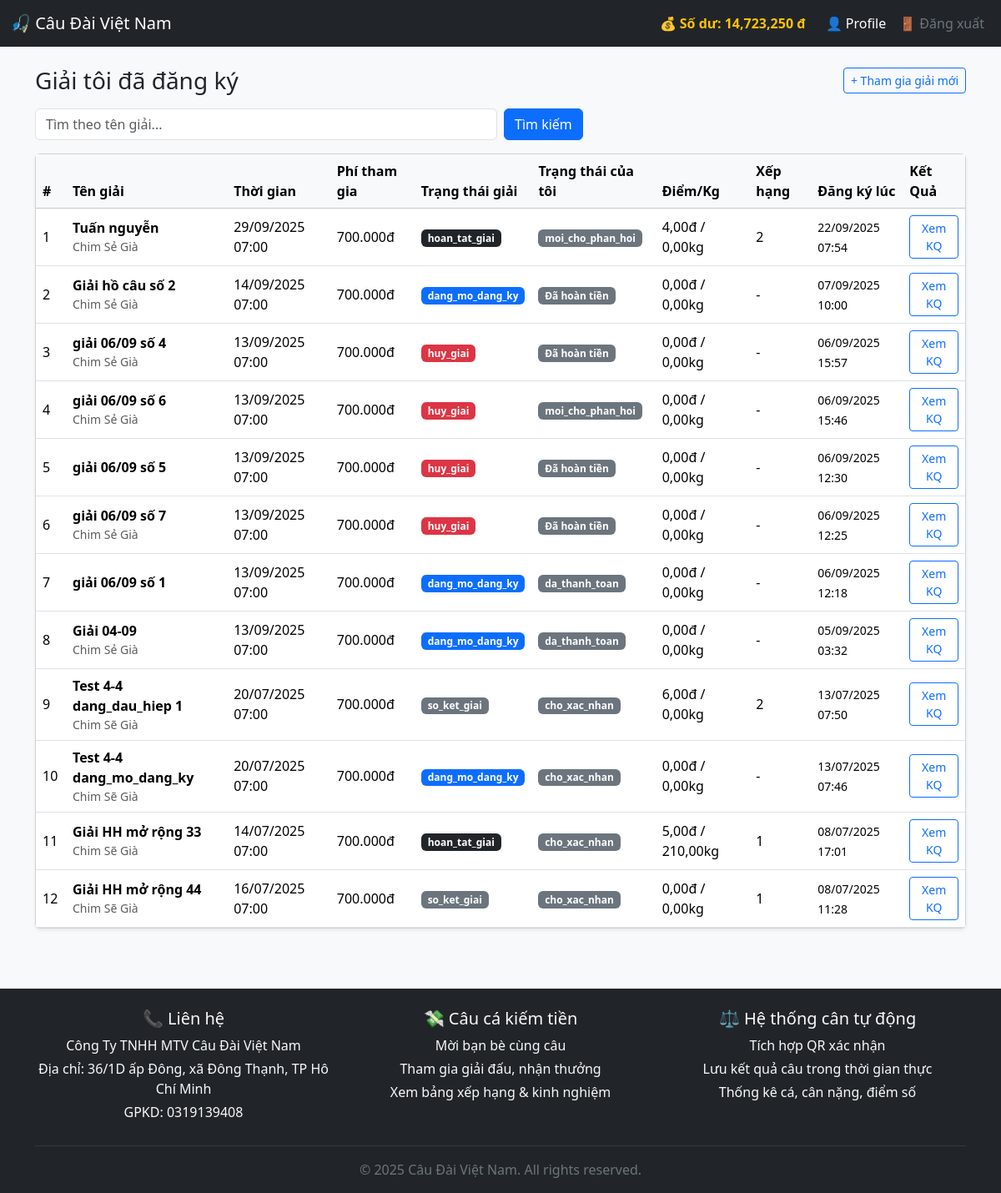
/cauca/canthu/giai/my_giai_list_join.php (signed in), run on the app's committed database.
### tables this page shows
CREATE TABLE `users` (
  `id` int NOT NULL,
  `user_code` varchar(40) DEFAULT NULL,
  `phone` varchar(12) DEFAULT NULL,
  `password` varchar(255) NOT NULL,
  `nickname` varchar(30) DEFAULT 'Nick name...',
  `email` varchar(100) DEFAULT 'Email...',
  `vai_tro` enum('admin','moderator','canthu','chuho','guest') NOT NULL DEFAULT 'canthu',
  `full_name` varchar(100) DEFAULT 'Họ và Tên...',
  `bank_account` varchar(50) DEFAULT 'Số tài khoản...',
  `bank_info` enum('970436-Vietcombank','970415-VietinBank','970418-BIDV','970405-Agribank','970407-Techcombank','970422-MBbank','970423-TPBank','970403-Sacombank','970432-VPBank','970416-ACB') DEFAULT NULL,
  `qr_image_path` varchar(255) DEFAULT NULL,
  `CCCD_number` varchar(20) DEFAULT 'Số CCCD...',
  `balance` decimal(12,2) DEFAULT '100000.00',
  `balance_ref` decimal(12,2) DEFAULT '50000.00',
  `ref_code` varchar(20) DEFAULT '0935192079',
  `user_exp` int DEFAULT '10',
  `cnt_ho` int NOT NULL DEFAULT '0',
  `cnt_xa` int NOT NULL DEFAULT '0',
  `cnt_giai` int NOT NULL DEFAULT '0',
  `cnt_game` int NOT NULL DEFAULT '0',
  `user_lever` int DEFAULT '1',
  `user_note` varchar(200) DEFAULT 'Ghi chú user...',
  `review_status` enum('yes','no') DEFAULT 'yes',
  `created_at` datetime DEFAULT CURRENT_TIMESTAMP,
  `status` enum('Chưa xác minh','Đã xác minh','Tạm dừng','banned') NOT NULL DEFAULT 'Chưa xác minh'
);

CREATE TABLE `giai_user` (
  `id` int NOT NULL,
  `giai_id` int NOT NULL,
  `user_id` int NOT NULL,
  `nickname` varchar(100) DEFAULT 'Nick name...',
  `trang_thai` enum('moi_cho_phan_hoi','cho_xac_nhan','da_thanh_toan','Đã hoàn tiền') NOT NULL DEFAULT 'moi_cho_phan_hoi',
  `payment_time` datetime DEFAULT NULL,
  `created_at` timestamp NULL DEFAULT CURRENT_TIMESTAMP,
  `note` varchar(255) DEFAULT NULL COMMENT 'Ghi chú nguồn đăng ký: tự online / được chủ giải thêm',
  `tong_diem` decimal(6,2) DEFAULT '0.00',
  `tong_kg` decimal(7,2) DEFAULT '0.00',
  `xep_hang` int DEFAULT '0'
);

CREATE TABLE `giai_list` (
  `id` int NOT NULL,
  `giai_code` varchar(40) DEFAULT NULL,
  `ho_cau_id` int NOT NULL,
  `chuho_id` int DEFAULT NULL,
  `creator_id` int NOT NULL,
  `hinh_thuc_id` int NOT NULL,
  `ten_giai` varchar(255) NOT NULL,
  `so_luong_can_thu` int NOT NULL,
  `so_bang` int DEFAULT '0',
  `so_hiep` int DEFAULT '1',
  `thoi_luong_phut_hiep` int DEFAULT '60',
  `ngay_to_chuc` date NOT NULL,
  `gio_bat_dau` time NOT NULL,
  `thoi_gian_dong_dang_ky` datetime NOT NULL,
  `tien_cuoc` int DEFAULT '0',
  `phi_giai` int DEFAULT '0',
  `phi_ho` int DEFAULT '0',
  `luat_choi` text,
  `status` enum('dang_cho_xac_nhan','dang_mo_dang_ky','chot_xong_danh_sach','dang_dau_hiep_1','dang_dau_hiep_2','dang_dau_hiep_3','dang_dau_hiep_4','so_ket_giai','hoan_tat_giai','huy_giai','chuyen_chu_ho_duyet','dang_dau_hiep_5','dang_dau_hiep_6','') DEFAULT 'dang_cho_xac_nhan',
  `created_at` timestamp NULL DEFAULT CURRENT_TIMESTAMP,
  `min_user_exp` int DEFAULT '0',
  `min_user_level` int DEFAULT '0',
  `quy_tac_xoay_tu_chon` varchar(2000) DEFAULT '0' COMMENT 'Lưu JSON xoay bảng tùy chỉnh nếu chọn custom'
);

### cauca/canthu/giai/my_giai_list_join.php (the view, shortened to what this page needs)
<?php
require_once __DIR__ . '/../../../connect.php';
require_once '../../../includes/header.php';
$user_id = (int)$_SESSION['user']['id'];
$q = isset($_GET['q']) ? trim($_GET['q']) : '';
$page = max(1, (int)($_GET['page'] ?? 1));
$perPage = 15;
$offset = ($page - 1) * $perPage;
$sqlWhere = "gu.user_id = :uid";
$params = [':uid' => $user_id];
$sqlList = "
    SELECT
        gu.id AS giai_user_id,
        gu.giai_id,
        gu.trang_thai AS trang_thai_user,
        gu.payment_time,
        gu.nickname,
        gu.tong_diem,
        gu.tong_kg,
        gu.xep_hang,
        gu.created_at AS joined_at,
        gl.ten_giai,
        gl.ngay_to_chuc,
        gl.gio_bat_dau,
        gl.tien_cuoc,
        gl.status AS trang_thai_giai
    FROM giai_user gu
    JOIN giai_list gl ON gl.id = gu.giai_id
    WHERE $sqlWhere
    ORDER BY gu.created_at DESC
    LIMIT :limit OFFSET :offset
";
$stmt = $pdo->prepare($sqlList);
foreach ($params as $k => $v) {
  $stmt->bindValue($k, $v);
}
$stmt->bindValue(':limit', $perPage, PDO::PARAM_INT);
$stmt->bindValue(':offset', $offset, PDO::PARAM_INT);
$stmt->execute();
$rows = $stmt->fetchAll(PDO::FETCH_ASSOC);
function badgeTrangThaiUser($s)
{
  $map = [
    'cho_xac_nhan'  => 'secondary',
    'xac_nhan'      => 'info',
    'tu_choi'       => 'warning',
    'bi_loai'       => 'danger',
  ];
  $cls = $map[$s] ?? 'secondary';
  return '<span class="badge bg-' . $cls . '">' . htmlspecialchars($s) . '</span>';
}
function badgeTrangThaiGiai($s)
{
  $map = [
    'dang_mo_dang_ky'   => 'primary',
    'chot_xong_danh_sach' => 'info',
    'dang_dau_hiep_1'   => 'success',
    'dang_dau_hiep_2'   => 'success',
    'dang_dau_hiep_3'   => 'success',
    'dang_dau_hiep_4'   => 'success',
    'dang_dau_hiep_5'   => 'success',
    'dang_dau_hiep_6'   => 'success',
    'so_ket_giai'       => 'secondary',
    'hoan_tat_giai'     => 'dark',
    'huy_giai'          => 'danger',
    'dang_cho_xac_nhan' => 'secondary',
    'chuyen_chu_ho_duyet' => 'warning',
  ];
  $cls = $map[$s] ?? 'secondary';
  return '<span class="badge bg-' . $cls . '">' . htmlspecialchars($s) . '</span>';
}
?>
<!doctype html>
<html lang="vi">
<head>
  <link href="https://cdn.jsdelivr.net/npm/bootstrap@5.3.3/dist/css/bootstrap.min.css" rel="stylesheet">
</head>
<body class="bg-light">
  <div class="container py-4">
    <div class="d-flex align-items-center justify-content-between mb-3">
      <h3 class="mb-0">Giải tôi đã đăng ký</h3>
      <a href="../giai/giai_ho_cau_list.php" class="btn btn-sm btn-outline-primary">+ Tham gia giải mới</a>
    </div>
    <form class="row g-2 mb-3" method="get">
      <div class="col-sm-8 col-md-6">
        <input name="q" value="<?= htmlspecialchars($q) ?>" class="form-control" placeholder="Tìm theo tên giải...">
      </div>
      <div class="col-auto">
        <button class="btn btn-primary">Tìm kiếm</button>
      </div>
    </form>
    <div class="card shadow-sm">
      <div class="card-body p-0">
        <div class="table-responsive">
          <table class="table table-hover align-middle mb-0">
            <thead class="table-light">
              <tr>
                <th style="width: 36px;">#</th>
                <th>Tên giải</th>
                <th>Thời gian</th>
                <th>Phí tham gia</th>
                <th>Trạng thái giải</th>
                <th>Trạng thái của tôi</th>
                <th>Điểm/Kg</th>
                <th>Xếp hạng</th>
                <th>Đăng ký lúc</th>
                <th>Kết Quả</th>
              </tr>
            </thead>
            <tbody>
              <?php if (!$rows): ?>
                <tr>
                  <td colspan="11" class="text-center py-4 text-muted">Bạn chưa đăng ký giải nào.</td>
                </tr>
              <?php else: ?>
                <?php
                $stt = $offset + 1;
                foreach ($rows as $r):
                  $ten = $r['ten_giai'];
                  $tg = date('d/m/Y', strtotime($r['ngay_to_chuc'])) . ' ' . substr($r['gio_bat_dau'], 0, 5);
                  $phi = number_format((int)$r['tien_cuoc'], 0, ',', '.') . 'đ';
                  $badgeGiai = badgeTrangThaiGiai($r['trang_thai_giai']);
                  $badgeUser = badgeTrangThaiUser($r['trang_thai_user']);
                  $diemkg = number_format((float)$r['tong_diem'], 2, ',', '.') . 'đ / ' . number_format((float)$r['tong_kg'], 2, ',', '.') . 'kg';
                  $xephang = (int)$r['xep_hang'] > 0 ? (int)$r['xep_hang'] : '-';
                  $joined  = $r['joined_at'] ? date('d/m/Y H:i', strtotime($r['joined_at'])) : '';
                  $status = $r['trang_thai_user'] ?? ($r['trang_thai'] ?? '');
                  $detailUrl = ($status === 'da_thanh_toan')
                    ? "my_giai_detail_step_1.php?id=" . (int)$r['giai_id']
                    : "giai_list.php";
                ?>
                  <tr>
                    <td><?= $stt++ ?></td>
                    <td>
                      <div class="fw-semibold"><?= htmlspecialchars($ten) ?></div>
                      <div class="text-muted small"><?= htmlspecialchars($r['nickname'] ?? '') ?></div>
                    </td>
                    <td><?= $tg ?></td>
                    <td><?= $phi ?></td>
                    <td><?= $badgeGiai ?></td>
                    <td><?= $badgeUser ?></td>
                    <td><?= $diemkg ?></td>
                    <td><?= $xephang ?></td>
                    <td><small><?= $joined ?></small></td>
                    <td class="text-end">
                      <a class="btn btn-sm btn-outline-primary" href="<?= $detailUrl ?>">Xem KQ</a>
                    </td>
                  </tr>
                <?php endforeach; ?>
              <?php endif; ?>
            </tbody>
          </table>
        </div>
      </div>
    </div>
  </div>
</body>
</html>
<?php require_once '../../../includes/footer.php'; ?>

### includes/header.php (shortened to what this page needs)
<?php
require_once __DIR__ . '/../connect.php';
$user = $_SESSION['user'] ?? null;
$isLoggedIn = $user !== null;
$vai_tro = $user['vai_tro'] ?? null;
$user_id = $user['id'] ?? null;
?>
<!DOCTYPE html>
<html lang="vi">
<head>
<link href="https://cdn.jsdelivr.net/npm/bootstrap@5.3.3/dist/css/bootstrap.min.css" rel="stylesheet">
</head>
<body>
<nav class="navbar navbar-expand-lg navbar-dark bg-dark">
    <div class="container-fluid">
<a class="navbar-brand" href="/index.php">🎣 Câu Đài Việt Nam</a>
        <div class="collapse navbar-collapse" id="navbarNav">
            <?php if ($isLoggedIn && in_array($vai_tro, ['canthu', 'chuho'])): ?>
                <?php
                    $stmt = $pdo->prepare("SELECT balance FROM users WHERE id = :id");
                    $stmt->execute(['id' => $user_id]);
                    $u = $stmt->fetch(PDO::FETCH_ASSOC);
                    $so_du = isset($u['balance']) ? (float)$u['balance'] : 0;
                    $balance_link = ($vai_tro === 'canthu')
                        ? '/cauca/canthu/balance.php'
                        : '/cauca/chuho/balance.php';
                ?>
                <div class="me-3 text-white">
                    <a href="<?= $balance_link ?>" class="text-decoration-none text-warning fw-bold">
                        💰 Số dư: <?= number_format($so_du) ?> đ
                    </a>
                </div>
            <?php endif; ?>
<ul class="navbar-nav">
    <?php if ($isLoggedIn): ?>
        <li class="nav-item">
            <?php
                $profile_link = '/';
                if ($vai_tro === 'canthu') {
                    $profile_link = '/cauca/canthu/profile.php';
                } elseif ($vai_tro === 'chuho') {
                    $profile_link = '/cauca/chuho/profile.php';
                }
            ?>
            <a class="nav-link text-white" href="<?= $profile_link ?>">👤 Profile</a>
        </li>
        <li class="nav-item">
            <a class="nav-link text-secondary" href="/auth/logout.php">🚪 Đăng xuất</a>
        </li>
    <?php else: ?>
        <li class="nav-item"><a class="nav-link" href="/auth/login.php">Đăng nhập</a></li>
    <?php endif; ?>
</ul>
        </div>
    </div>
</nav>

### data on the page
users: balance "14,723,250"
giai_user: giai.ten_giai "Tuấn nguyễn", nickname "Chim Sẻ Già", giai.gio_bat_dau "29/09/2025 07:00", giai.tien_cuoc "700.000đ", giai.status "hoan_tat_giai", trang_thai "moi_cho_phan_hoi", diemkg "4,00đ / 0,00kg", xep_hang "2", created_at "22/09/2025 07:54"
giai_user: giai.ten_giai "Giải hồ câu số 2", nickname "Chim Sẻ Già", giai.gio_bat_dau "14/09/2025 07:00", giai.tien_cuoc "700.000đ", giai.status "dang_mo_dang_ky", trang_thai "Đã hoàn tiền", diemkg "0,00đ / 0,00kg", xep_hang "-", created_at "07/09/2025 10:00"
giai_user: giai.ten_giai "giải 06/09 số 4", nickname "Chim Sẻ Già", giai.gio_bat_dau "13/09/2025 07:00", giai.tien_cuoc "700.000đ", giai.status "huy_giai", trang_thai "Đã hoàn tiền", diemkg "0,00đ / 0,00kg", xep_hang "-", created_at "06/09/2025 15:57"
giai_user: giai.ten_giai "giải 06/09 số 6", nickname "Chim Sẻ Già", giai.gio_bat_dau "13/09/2025 07:00", giai.tien_cuoc "700.000đ", giai.status "huy_giai", trang_thai "moi_cho_phan_hoi", diemkg "0,00đ / 0,00kg", xep_hang "-", created_at "06/09/2025 15:46"
giai_user: giai.ten_giai "giải 06/09 số 5", giai.gio_bat_dau "13/09/2025 07:00", giai.tien_cuoc "700.000đ", giai.status "huy_giai", trang_thai "Đã hoàn tiền", diemkg "0,00đ / 0,00kg", xep_hang "-", created_at "06/09/2025 12:30"
giai_user: giai.ten_giai "giải 06/09 số 7", nickname "Chim Sẻ Già", giai.gio_bat_dau "13/09/2025 07:00", giai.tien_cuoc "700.000đ", giai.status "huy_giai", trang_thai "Đã hoàn tiền", diemkg "0,00đ / 0,00kg", xep_hang "-", created_at "06/09/2025 12:25"
giai_user: giai.ten_giai "giải 06/09 số 1", giai.gio_bat_dau "13/09/2025 07:00", giai.tien_cuoc "700.000đ", giai.status "dang_mo_dang_ky", trang_thai "da_thanh_toan", diemkg "0,00đ / 0,00kg", xep_hang "-", created_at "06/09/2025 12:18"
giai_user: giai.ten_giai "Giải 04-09", nickname "Chim Sẻ Già", giai.gio_bat_dau "13/09/2025 07:00", giai.tien_cuoc "700.000đ", giai.status "dang_mo_dang_ky", trang_thai "da_thanh_toan", diemkg "0,00đ / 0,00kg", xep_hang "-", created_at "05/09/2025 03:32"
giai_user: giai.ten_giai "Test 4-4 dang_dau_hiep 1", nickname "Chim Sẽ Già", giai.gio_bat_dau "20/07/2025 07:00", giai.tien_cuoc "700.000đ", giai.status "so_ket_giai", trang_thai "cho_xac_nhan", diemkg "6,00đ / 0,00kg", xep_hang "2", created_at "13/07/2025 07:50"
giai_user: giai.ten_giai "Test 4-4 dang_mo_dang_ky", nickname "Chim Sẽ Già", giai.gio_bat_dau "20/07/2025 07:00", giai.tien_cuoc "700.000đ", giai.status "dang_mo_dang_ky", trang_thai "cho_xac_nhan", diemkg "0,00đ / 0,00kg", xep_hang "-", created_at "13/07/2025 07:46"
giai_user: giai.ten_giai "Giải HH mở rộng 33", nickname "Chim Sẽ Già", giai.gio_bat_dau "14/07/2025 07:00", giai.tien_cuoc "700.000đ", giai.status "hoan_tat_giai", trang_thai "cho_xac_nhan", diemkg "5,00đ / 210,00kg", xep_hang "1", created_at "08/07/2025 17:01"
giai_user: giai.ten_giai "Giải HH mở rộng 44", nickname "Chim Sẽ Già", giai.gio_bat_dau "16/07/2025 07:00", giai.tien_cuoc "700.000đ", giai.status "so_ket_giai", trang_thai "cho_xac_nhan", diemkg "0,00đ / 0,00kg", xep_hang "1", created_at "08/07/2025 11:28"
